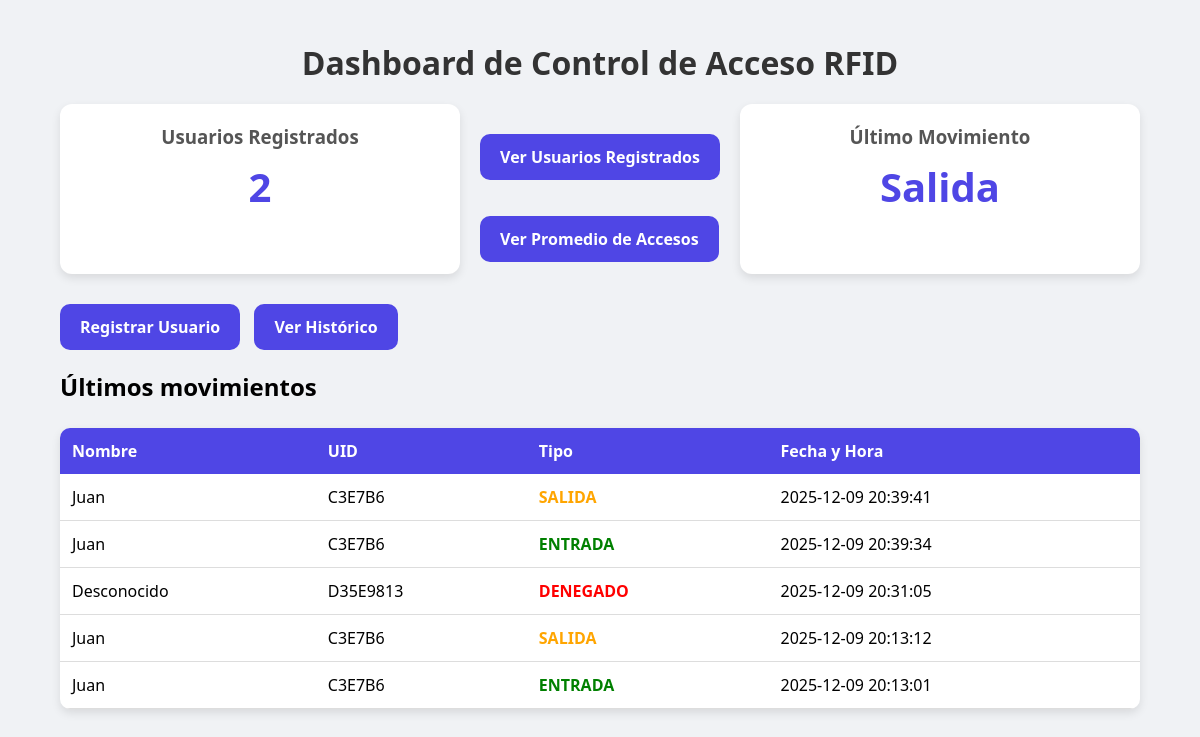
The page / on the database its author committed.
### tables this page shows
CREATE TABLE `historico` (
  `id` int(11) NOT NULL,
  `uid` varchar(50) NOT NULL,
  `nombre` varchar(150) NOT NULL,
  `tipo_evento` enum('entrada','salida','denegado') NOT NULL,
  `fecha_hora` datetime NOT NULL
);

### index.php (the view, shortened to what this page needs)
<?php
$host = "localhost";
$dbname = "acceso_rfid";
$user = "root";
$pass = "";
try {
    $pdo = new PDO("mysql:host=$host;dbname=$dbname;charset=utf8", $user, $pass);
    $pdo->setAttribute(PDO::ATTR_ERRMODE, PDO::ERRMODE_EXCEPTION);
} catch (PDOException $e) {
    die("Error en la conexión: " . $e->getMessage());
}
$stmt = $pdo->query("SELECT * FROM historico ORDER BY fecha_hora DESC LIMIT 5");
$accesos = $stmt->fetchAll(PDO::FETCH_ASSOC);
$stmt2 = $pdo->query("SELECT COUNT(*) AS total FROM usuarios");
$totalUsuarios = $stmt2->fetch(PDO::FETCH_ASSOC)['total'];
?>
<!DOCTYPE html>
<html lang="es">
<head>
</head>
<body>
<div class="container">
    <h1>Dashboard de Control de Acceso RFID</h1>
    <div class="cards">
        <div class="card">
            <h3>Usuarios Registrados</h3>
            <p><?= $totalUsuarios ?></p>
        </div>
    <div style="margin-top:20px;">
    <a href="ver_usuarios.php" class="btn-primario">Ver Usuarios Registrados</a><p></p>
    <a href="promedios.php" class="btn-primario">Ver Promedio de Accesos</a>
    </div>
        <div class="card">
            <h3>Último Movimiento</h3>
            <p><?= isset($accesos[0]) ? ucfirst($accesos[0]['tipo_evento']) : "N/A" ?></p>
        </div>
    </div>
    <div style="margin-bottom: 20px;">
        <a href="registro.php" class="btn">Registrar Usuario</a>
        <a href="historico.php" class="btn">Ver Histórico</a>
    </div>
    <h2>Últimos movimientos</h2>
    <table>
        <thead>
            <tr>
                <th>Nombre</th>
                <th>UID</th>
                <th>Tipo</th>
                <th>Fecha y Hora</th>
            </tr>
        </thead>
        <tbody>
        <?php foreach ($accesos as $a): ?>
            <tr>
                <td><?= $a['nombre'] ?></td>
                <td><?= $a['uid'] ?></td>
                <?php
                    $tipo = strtolower($a['tipo_evento']);
                    if ($tipo === 'entrada') {
                        $clase = 'entrada';
                        $texto = 'ENTRADA';
                    } elseif ($tipo === 'salida') {
                        $clase = 'salida';
                        $texto = 'SALIDA';
                    } else {
                        $clase = 'denegado';
                        $texto = 'DENEGADO';
                    }
                    ?>
                    <td class="<?= $clase ?>"><?= $texto ?></td>
                <td><?= $a['fecha_hora'] ?></td>
            </tr>
        <?php endforeach; ?>
        </tbody>
    </table>
</div>
</body>
</html>

### index.php (style rules this page uses)
body { margin: 0; padding: 0; font-family: "Segoe UI", sans-serif; background: #f0f2f5; }
.container { width: 90%; max-width: 1200px; margin: auto; padding: 20px; }
h1 { text-align: center; font-size: 32px; margin-bottom: 20px; color: #333; }
.cards { display: flex; gap: 20px; margin-bottom: 30px; }
.card { flex: 1; background: white; padding: 20px; border-radius: 12px; box-shadow: 0px 4px 10px rgba(0,0,0,0.1); text-align: center; }
.card h3 { margin: 0; color: #555; }
.card p { font-size: 40px; font-weight: bold; margin-top: 10px; color: #4f46e5; }
.btn { display: inline-block; padding: 12px 20px; background: #4f46e5; color: white; border-radius: 10px; text-decoration: none; font-weight: 600; transition: .2s; margin-right: 10px; }
table { width: 100%; border-collapse: collapse; margin-top: 25px; background: white; border-radius: 10px; overflow: hidden; box-shadow: 0px 4px 10px rgba(0,0,0,0.1); }
th { background: #4f46e5; color: white; padding: 12px; text-align: left; }
td { padding: 12px; border-bottom: 1px solid #ddd; }
.entrada { color: green; font-weight: 600; }
.salida { color: orange; font-weight: 600; }
.btn-primario { display: inline-block; padding: 12px 20px; background: #4f46e5; color: white; border-radius: 10px; text-decoration: none; font-weight: 600; margin: 10px 0; transition: .2s; }
.denegado { color: red; font-weight: 600; }

### rows shown on the page
historico: tipo_evento "Salida", nombre "Juan", uid "C3E7B6", tipo_evento "SALIDA", fecha_hora "2025-12-09 20:39:41"
historico: nombre "Juan", uid "C3E7B6", tipo_evento "ENTRADA", fecha_hora "2025-12-09 20:39:34"
historico: nombre "Desconocido", uid "D35E9813", tipo_evento "DENEGADO", fecha_hora "2025-12-09 20:31:05"
historico: nombre "Juan", uid "C3E7B6", tipo_evento "SALIDA", fecha_hora "2025-12-09 20:13:12"
historico: nombre "Juan", uid "C3E7B6", tipo_evento "ENTRADA", fecha_hora "2025-12-09 20:13:01"

### other values the page prints
$totalUsuarios "2"
